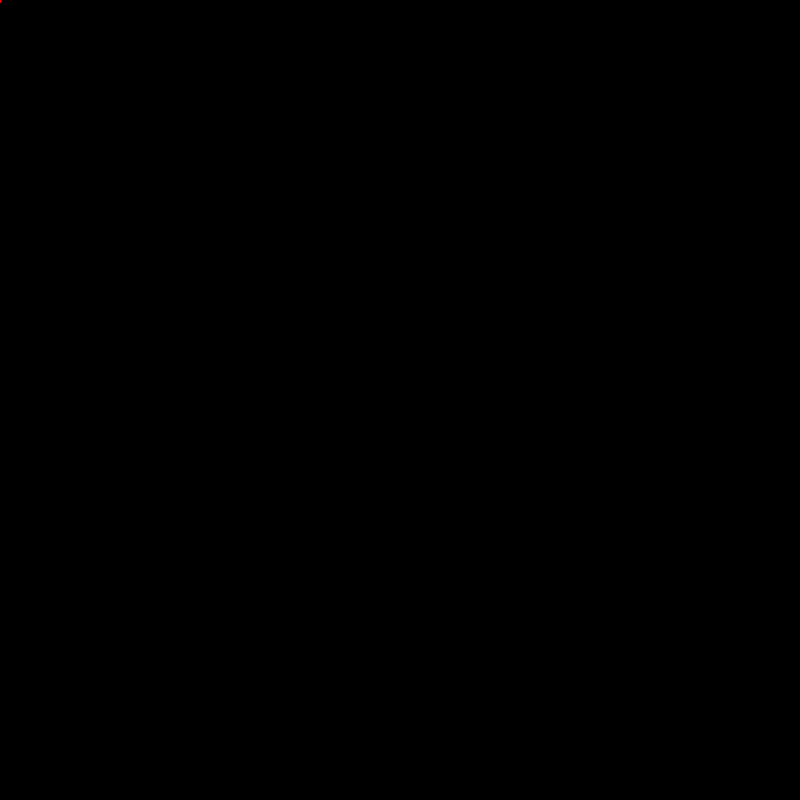
Frame 1 (no input)
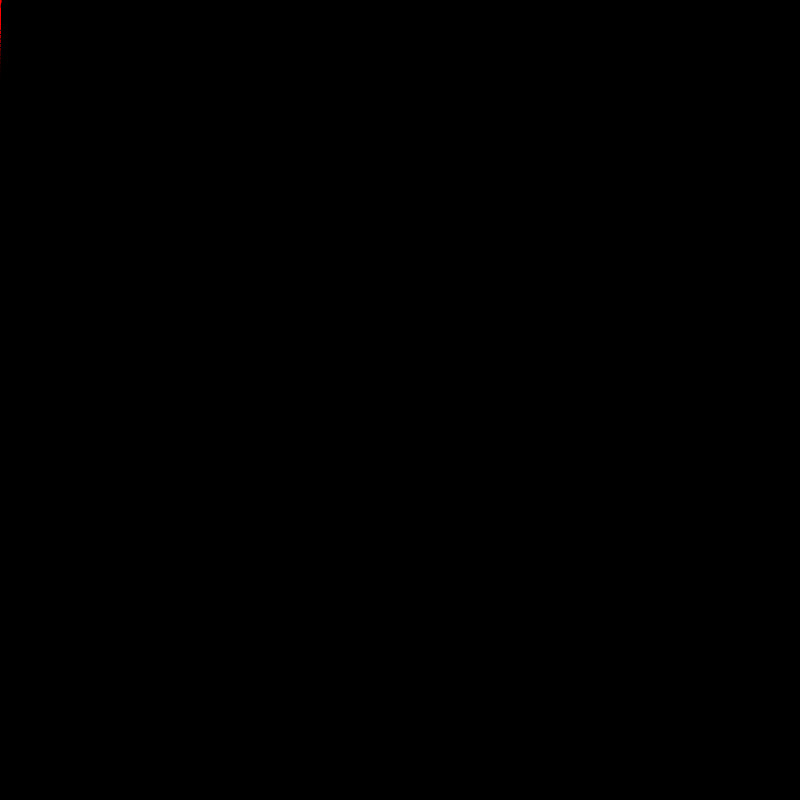
Frame 60 (the mouse pressed at the canvas centre just before this capture)
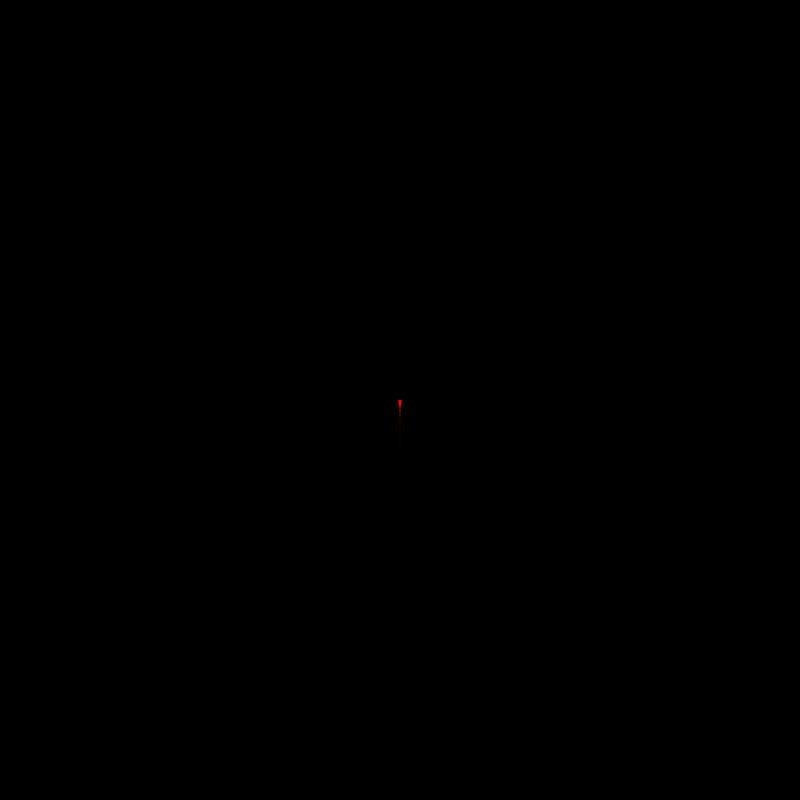
Frame 120 (the mouse held since frame 60 and released just before this capture)

The Processing sketch that drew these frames (run headless with seeded random() and noise(); from frame 60 on, the mouse is pressed at the canvas centre):

// Processing sketch: processing_132309
// ── processing_132309.pde

int barWidth = 0;
int lastBar = 0;
int[] a=new int[214748];
int[] b=new int[214748];
float[] c=new float[214748];
int z=0;

void setup() {
  size(800, 800);
  noStroke();
  background(0);
  smooth();
}

void draw() {
  if (mousePressed) {
    background(0);
  }
  fill(0);
  ellipse(mouseX, mouseY, 15, 15);
  a[z]=mouseX;
  b[z]=mouseY;

  z++;


  for (int k=0; k<z; k++) {
    c[k]+=1.3;
    fill(255, 0, 0);
    ellipse(a[k], b[k]+c[k], 5/(c[k]/3+1), 5/(c[k]/3+1));
  }
  for (int start=millis(); start+1>millis(); );
}
